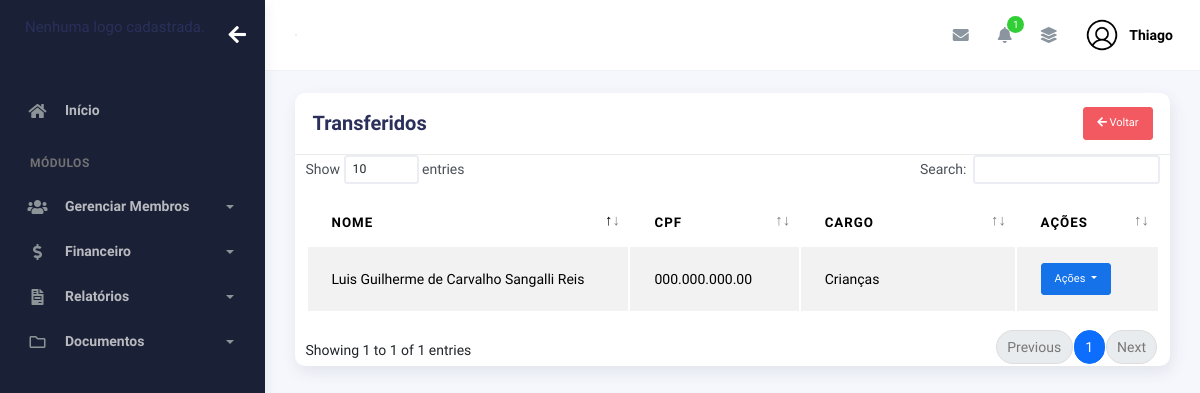
The app's page /transferencias/controle_transferidos/ (signed in), older data.
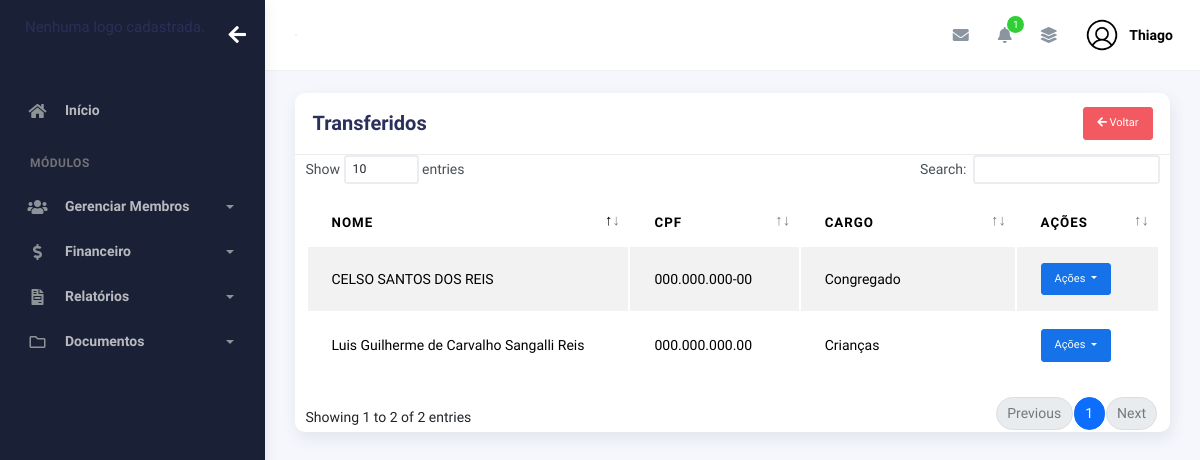
The same page, newer data.
### plataformaigreja/models.py (models this page shows, shortened)
class Membros(models.Model):
    choices_sexo = (('F', 'Feminino'),
                    ('M', 'Masculino'))
    choices_cargo = (('A', 'Auxiliar'),
                     ('C', 'Congregado'),
                     ('Cr', 'Crianças'),
                     ('Da', 'Diaconisa'),
                     ('D', 'Diácono'),
                     ('E', 'Evangelista'),
                     ('J', 'Jovem'),
                     ('Mb', 'Membro'),
                     ('Mi', 'Missionário(a)'),
                     ('Pr', 'Pastor'),
                     ('P', 'Presbítero'))
    nome = models.CharField(max_length=50)
    sexo = models.CharField(max_length=1, choices=choices_sexo)
    cpf = models.CharField(max_length=20, blank=True, null=True)
    email = models.EmailField(blank=True, null=True)
    telefone = models.CharField(max_length=19, blank=True, null=True)
    endereco = models.CharField(max_length=100, blank=True, null=True)
    foto = models.ImageField(upload_to="img_membros", null=True, blank=True)
    data_nascimento = models.DateField(null=True, blank=True)
    data_batismo = models.DateField(null=True, blank=True)
    cargo = models.CharField(max_length=2, choices=choices_cargo)
    pastor = models.ForeignKey(
        User,
        on_delete=models.CASCADE
    )
    nome_igreja = models.ForeignKey('igreja.Igreja', on_delete=models.CASCADE, null=True, blank=True)
    ativo = models.BooleanField(default=True)

### plataformaTransferencias/views.py (the view)
# urls.py: path('controle_transferidos/', views.controle_transferidos, name='controle_transferidos'),
@login_required(login_url='/usuarios/login')
def controle_transferidos(request):
    membros = Membros.objects.filter(pastor=request.user, ativo=False)
    return render(request, 'transferencias/controle_transferidos.html', {'membros': membros})

### igreja/context_processors.py (called while the page is built)
def logo_igreja(request):
    if request.user.is_authenticated:
        igreja = Igreja.objects.filter(pastor=request.user).first()
        return {"logo_igreja": igreja.logo.url if igreja and igreja.logo else None}
    return {"logo_igreja": None}

### plataformaigreja/context_processors.py (called while the page is built)
def total_membros_context(request):
    if request.user.is_authenticated:
        total_membros = Membros.objects.filter(pastor=request.user, ativo=True).count()
    else:
        total_membros = 0
    return {
        'total_membros': total_membros
    }

def total_membros_transferidos(request):
    if request.user.is_authenticated:
        total_membros_transf = Membros.objects.filter(pastor=request.user, ativo=False).count()
    else:
        total_membros_transf = 0
    return {
        'total_membros_transf': total_membros_transf
    }

### plataformaTransferencias/templates/transferencias/controle_transferidos.html (shortened to what this page needs)
{% extends "bases/base_plataformaigreja.html" %}
{% load static %}
{% block 'conteudo' %}
<div class="row">
    <div class="col-md-12">
        <div class="card">
            <div class="card-header">
                <div class="d-flex align-items-center">
                    <h4 class="card-title">Transferidos</h4>
                    <a href="{% url 'controle_membros' %}" class="btn btn-danger ms-2 btn-sm ms-auto"><i class="fas fa-arrow-left"></i> Voltar</a>
                </div>
            </div>
            <div class="table-responsive">
                <table id="add-row" class="display table table-striped table-hover">
                    <thead>
                        <tr>
                            <th style="width: 30%">Nome</th>
                            <th style="width: 10%">CPF</th>
                            <th style="width: 20%">CARGO</th>
                            <th style="width: 10%">Ações</th>
                        </tr>
                    </thead>
                    <tbody>
                        {% for membro in membros %}
                        <tr>
                            <td>{{membro.nome}}</td>
                            <td>{{membro.cpf | default:"000.000.000-00"}}</td>
                            <td>
                            {% if membro.cargo == "Mb" %}
                                Membro
                            {% elif membro.cargo == "A" %}
                                Auxiliar
                            {% elif membro.cargo == "C" %}
                                Congregado
                            {% elif membro.cargo == "Cr" %}
                                Crianças
                            {% elif membro.cargo == "Da" %}
                                Diaconisa
                            {% elif membro.cargo == "D" %}
                                Diácono
                            {% elif membro.cargo == "E" %}
                                Evangelista
                            {% elif membro.cargo == "J" %}
                                Jovem
                            {% elif membro.cargo == "Mi" %}
                                Missionário(a)
                            {% elif membro.cargo == "Pr" %}
                                Pastor
                            {% elif membro.cargo == "P" %}
                                Presbítero
                            {% endif %}
                            </td>
                            <td>
                                <button id="btnGroupDrop1" type="button"  class="btn btn-primary btn-sm dropdown-toggle" data-bs-toggle="dropdown" aria-expanded="false">
                                    Ações
                                </button>
                            </td>
                        </tr>
                        {% endfor %}
                    </tbody>
                </table>
            </div>
        </div>
    </div>
</div>
{% endblock %}

Row changes from the older to the newer data that the page shows:
now on this page (row edited): Membros: nome "CELSO SANTOS DOS REIS", cpf "000.000.000-00", cargo "Congregado"
Text that changed along with them:
text written by a page script: "Show entries Search: Showing 1 to 1 of 1 entries Previous 1 Next" → "Show entries Search: Showing 1 to 2 of 2 entries Previous 1 Next"
